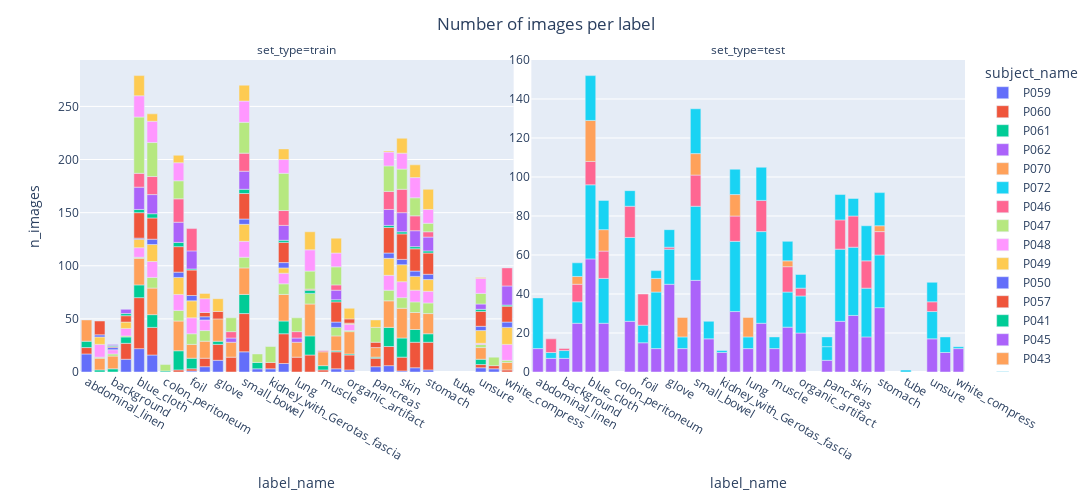

Notebook cell for this chart:
### Code cell
df_images = sqldf(
    """
    SELECT label_name, subject_name, set_type, COUNT(*) AS n_images, SUM(n_pixels) AS n_pixels
    FROM df
    WHERE label_name NOT IN ('unlabeled', 'overlap')
    GROUP BY label_name, subject_name, set_type
"""
)

fig = px.bar(df_images, x="label_name", y="n_images", color="subject_name", facet_col="set_type")
fig.update_layout(title_text="Number of images per label", title_x=0.5)
fig.layout.xaxis.categoryorder = "array"
fig.layout.xaxis.categoryarray = sorted_labels
fig.layout.height = 500
fig.layout.width = 2000
fig.update_yaxes(matches=None, showticklabels=True)
fig.show()

### Figure 1 — Plotly figure (JSON) as saved in the notebook; plotly's stock layout.template omitted (floating-point values rounded to 4 significant figures)
{"data": [{"alignmentgroup": "True", "hovertemplate": "subject_name=P059<br>set_type=train<br>label_name=%{x}<br>n_images=%{y}<extra></extra>", "legendgroup": "P059", "marker": {"color": "#636efa", "pattern": {"shape": ""}}, "name": "P059", "offsetgroup": "P059", "orientation": "v", "showlegend": true, "textposition": "auto", "type": "bar", "x": ["abdominal_linen", "bladder", "blue_cloth", "colon", "foil", "gallbladder", "glove", "small_bowel", "kidney", "kidney_with_Gerotas_fascia", "liver", "omentum", "organic_artifact", "pancreas", "peritoneum", "skin", "spleen", "stomach", "unsure", "major_vein"], "xaxis": "x", "y": [17, 12, 22, 16, 1, 5, 11, 19, 3, 3, 8, 3, 2, 5, 6, 1, 4, 2, 4, 3], "yaxis": "y"}, {"alignmentgroup": "True", "hovertemplate": "subject_name=P060<br>set_type=train<br>label_name=%{x}<br>n_images=%{y}<extra></extra>", "legendgroup": "P060", "marker": {"color": "#EF553B", "pattern": {"shape": ""}}, "name": "P060", "offsetgroup": "P060", "orientation": "v", "showlegend": true, "textposition": "auto", "type": "bar", "x": ["abdominal_linen", "bladder", "blue_cloth", "colon", "fat", "foil", "gallbladder", "glove", "heart", "small_bowel", "kidney_with_Gerotas_fascia", "liver", "lung", "metal", "muscle", "omentum", "organic_artifact", "pancreas", "peritoneum", "skin", "spleen", "stomach", "unsure", "major_vein", "white_compress"], "xaxis": "x", "y": [6, 15, 48, 26, 2, 2, 8, 15, 14, 36, 6, 28, 14, 16, 2, 16, 14, 8, 18, 13, 24, 26, 3, 3, 2], "yaxis": "y"}, {"alignmentgroup": "True", "hovertemplate": "subject_name=P061<br>set_type=train<br>label_name=%{x}<br>n_images=%{y}<extra></extra>", "legendgroup": "P061", "marker": {"color": "#00cc96", "pattern": {"shape": ""}}, "name": "P061", "offsetgroup": "P061", "orientation": "v", "showlegend": true, "textposition": "auto", "type": "bar", "x": ["abdominal_linen", "anorganic_artifact", "background", "bladder", "blue_cloth", "colon", "colon_peritoneum", "fat", "foil", "glove", "small_bowel", "kidney", "liver", "metal", "muscle", "omentum", "organic_artifact", "pancreas", "peritoneum", "skin", "spleen", "stomach", "unsure"], "xaxis": "x", "y": [6, 2, 3, 6, 12, 12, 1, 18, 10, 3, 18, 6, 12, 18, 4, 1, 1, 1, 18, 18, 12, 8, 5], "yaxis": "y"}, {"alignmentgroup": "True", "hovertemplate": "subject_name=P062<br>set_type=test<br>label_name=%{x}<br>n_images=%{y}<extra></extra>", "legendgroup": "P062", "marker": {"color": "#ab63fa", "pattern": {"shape": ""}}, "name": "P062", "offsetgroup": "P062", "orientation": "v", "showlegend": true, "textposition": "auto", "type": "bar", "x": ["abdominal_linen", "anorganic_artifact", "background", "bladder", "blue_cloth", "colon", "fat", "foil", "gallbladder", "glove", "heart", "small_bowel", "kidney", "kidney_with_Gerotas_fascia", "liver", "lung", "metal", "muscle", "omentum", "organic_artifact", "pancreas", "peritoneum", "skin", "spleen", "stomach", "unsure", "major_vein", "white_compress"], "xaxis": "x2", "y": [12, 7, 7, 25, 58, 25, 26, 15, 12, 45, 12, 47, 17, 10, 31, 12, 25, 12, 23, 20, 6, 26, 29, 18, 33, 17, 10, 12], "yaxis": "y2"}, {"alignmentgroup": "True", "hovertemplate": "subject_name=P070<br>set_type=train<br>label_name=%{x}<br>n_images=%{y}<extra></extra>", "legendgroup": "P070", "marker": {"color": "#FFA15A", "pattern": {"shape": ""}}, "name": "P070", "offsetgroup": "P070", "orientation": "v", "showlegend": true, "textposition": "auto", "type": "bar", "x": ["abdominal_linen", "anorganic_artifact", "background", "blue_cloth", "colon", "fat", "foil", "gallbladder", "glove", "heart", "small_bowel", "liver", "lung", "metal", "muscle", "omentum", "organic_artifact", "pancreas", "peritoneum", "skin", "spleen", "stomach", "unsure", "white_compress"], "xaxis": "x", "y": [20, 11, 12, 25, 25, 28, 13, 16, 21, 14, 25, 25, 14, 30, 13, 14, 21, 9, 25, 28, 16, 19, 11, 7], "yaxis": "y"}, {"alignmentgroup": "True", "hovertemplate": "subject_name=P072<br>set_type=test<br>label_name=%{x}<br>n_images=%{y}<extra></extra>", "legendgroup": "P072", "marker": {"color": "#19d3f3", "pattern": {"shape": ""}}, "name": "P072", "offsetgroup": "P072", "orientation": "v", "showlegend": true, "textposition": "auto", "type": "bar", "x": ["abdominal_linen", "anorganic_artifact", "background", "bladder", "blue_cloth", "colon", "fat", "foil", "gallbladder", "glove", "heart", "small_bowel", "kidney", "kidney_with_Gerotas_fascia", "liver", "lung", "metal", "muscle", "omentum", "organic_artifact", "pancreas", "peritoneum", "skin", "spleen", "stomach", "tube", "unsure", "major_vein", "white_compress"], "xaxis": "x2", "y": [26, 3, 4, 11, 38, 23, 43, 9, 29, 18, 6, 38, 9, 1, 36, 6, 47, 6, 18, 19, 7, 37, 35, 25, 27, 1, 14, 8, 1], "yaxis": "y2"}, {"alignmentgroup": "True", "hovertemplate": "subject_name=P046<br>set_type=test<br>label_name=%{x}<br>n_images=%{y}<extra></extra>", "legendgroup": "P046", "marker": {"color": "#FF6692", "pattern": {"shape": ""}}, "name": "P046", "offsetgroup": "P046", "orientation": "v", "showlegend": true, "textposition": "auto", "type": "bar", "x": ["anorganic_artifact", "background", "bladder", "blue_cloth", "colon", "fat", "foil", "glove", "small_bowel", "liver", "metal", "omentum", "organic_artifact", "peritoneum", "skin", "spleen", "stomach", "unsure"], "xaxis": "x2", "y": [7, 1, 9, 12, 14, 16, 16, 1, 16, 13, 16, 13, 4, 15, 16, 14, 12, 5], "yaxis": "y2"}, {"alignmentgroup": "True", "hovertemplate": "subject_name=P047<br>set_type=train<br>label_name=%{x}<br>n_images=%{y}<extra></extra>", "legendgroup": "P047", "marker": {"color": "#B6E880", "pattern": {"shape": ""}}, "name": "P047", "offsetgroup": "P047", "orientation": "v", "showlegend": true, "textposition": "auto", "type": "bar", "x": ["anorganic_artifact", "background", "bladder", "blue_cloth", "colon", "fat", "foil", "gallbladder", "small_bowel", "liver", "metal", "omentum", "organic_artifact", "peritoneum", "skin", "spleen", "stomach", "unsure", "white_compress"], "xaxis": "x", "y": [1, 2, 1, 1, 10, 10, 10, 10, 10, 10, 10, 8, 1, 10, 10, 10, 10, 3, 2], "yaxis": "y"}, {"alignmentgroup": "True", "hovertemplate": "subject_name=P048<br>set_type=train<br>label_name=%{x}<br>n_images=%{y}<extra></extra>", "legendgroup": "P048", "marker": {"color": "#FF97FF", "pattern": {"shape": ""}}, "name": "P048", "offsetgroup": "P048", "orientation": "v", "showlegend": true, "textposition": "auto", "type": "bar", "x": ["anorganic_artifact", "background", "bladder", "blue_cloth", "colon", "fat", "foil", "gallbladder", "small_bowel", "liver", "organic_artifact", "peritoneum", "skin", "spleen", "stomach", "unsure", "white_compress"], "xaxis": "x", "y": [12, 4, 7, 9, 15, 15, 15, 10, 15, 10, 6, 14, 15, 11, 11, 1, 15], "yaxis": "y"}, {"alignmentgroup": "True", "hovertemplate": "subject_name=P049<br>set_type=train<br>label_name=%{x}<br>n_images=%{y}<extra></extra>", "legendgroup": "P049", "marker": {"color": "#FECB52", "pattern": {"shape": ""}}, "name": "P049", "offsetgroup": "P049", "orientation": "v", "showlegend": true, "textposition": "auto", "type": "bar", "x": ["anorganic_artifact", "bladder", "blue_cloth", "colon", "fat", "foil", "small_bowel", "liver", "organic_artifact", "peritoneum", "skin", "spleen", "stomach", "unsure", "white_compress"], "xaxis": "x", "y": [7, 6, 8, 16, 16, 16, 16, 5, 1, 16, 16, 13, 11, 12, 16], "yaxis": "y"}, {"alignmentgroup": "True", "hovertemplate": "subject_name=P050<br>set_type=train<br>label_name=%{x}<br>n_images=%{y}<extra></extra>", "legendgroup": "P050", "marker": {"color": "#636efa", "pattern": {"shape": ""}}, "name": "P050", "offsetgroup": "P050", "orientation": "v", "showlegend": true, "textposition": "auto", "type": "bar", "x": ["anorganic_artifact", "background", "blue_cloth", "colon", "fat", "foil", "gallbladder", "small_bowel", "liver", "omentum", "peritoneum", "skin", "spleen", "stomach", "unsure", "white_compress"], "xaxis": "x", "y": [2, 2, 1, 5, 5, 5, 3, 5, 5, 5, 5, 5, 5, 5, 4, 5], "yaxis": "y"}, {"alignmentgroup": "True", "hovertemplate": "subject_name=P057<br>set_type=train<br>label_name=%{x}<br>n_images=%{y}<extra></extra>", "legendgroup": "P057", "marker": {"color": "#EF553B", "pattern": {"shape": ""}}, "name": "P057", "offsetgroup": "P057", "orientation": "v", "showlegend": true, "textposition": "auto", "type": "bar", "x": ["anorganic_artifact", "background", "bladder", "blue_cloth", "colon", "fat", "foil", "gallbladder", "glove", "small_bowel", "liver", "omentum", "organic_artifact", "pancreas", "peritoneum", "skin", "spleen", "stomach", "unsure", "white_compress"], "xaxis": "x", "y": [13, 1, 6, 24, 20, 24, 24, 4, 7, 24, 19, 19, 4, 5, 24, 24, 21, 20, 14, 15], "yaxis": "y"}, {"alignmentgroup": "True", "hovertemplate": "subject_name=P041<br>set_type=train<br>label_name=%{x}<br>n_images=%{y}<extra></extra>", "legendgroup": "P041", "marker": {"color": "#00cc96", "pattern": {"shape": ""}}, "name": "P041", "offsetgroup": "P041", "orientation": "v", "showlegend": true, "textposition": "auto", "type": "bar", "x": ["background", "bladder", "blue_cloth", "colon", "fat", "foil", "small_bowel", "liver", "metal", "omentum", "peritoneum", "skin", "spleen", "stomach", "unsure", "white_compress"], "xaxis": "x", "y": [1, 2, 3, 4, 4, 1, 4, 2, 3, 2, 2, 2, 2, 2, 2, 1], "yaxis": "y"}, {"alignmentgroup": "True", "hovertemplate": "subject_name=P045<br>set_type=train<br>label_name=%{x}<br>n_images=%{y}<extra></extra>", "legendgroup": "P045", "marker": {"color": "#ab63fa", "pattern": {"shape": ""}}, "name": "P045", "offsetgroup": "P045", "orientation": "v", "showlegend": true, "textposition": "auto", "type": "bar", "x": ["background", "bladder", "blue_cloth", "colon", "fat", "foil", "heart", "small_bowel", "liver", "lung", "omentum", "peritoneum", "skin", "spleen", "stomach", "unsure", "white_compress"], "xaxis": "x", "y": [1, 4, 21, 18, 19, 17, 4, 17, 14, 4, 9, 15, 18, 15, 13, 5, 18], "yaxis": "y"}, {"alignmentgroup": "True", "hovertemplate": "subject_name=P043<br>set_type=test<br>label_name=%{x}<br>n_images=%{y}<extra></extra>", "legendgroup": "P043", "marker": {"color": "#FFA15A", "pattern": {"shape": ""}}, "name": "P043", "offsetgroup": "P043", "orientation": "v", "showlegend": true, "textposition": "auto", "type": "bar", "x": ["bladder", "blue_cloth", "colon", "gallbladder", "heart", "small_bowel", "liver", "lung", "omentum", "stomach"], "xaxis": "x2", "y": [4, 21, 11, 7, 10, 11, 11, 10, 3, 3], "yaxis": "y2"}, {"alignmentgroup": "True", "hovertemplate": "subject_name=P068<br>set_type=test<br>label_name=%{x}<br>n_images=%{y}<extra></extra>", "legendgroup": "P068", "marker": {"color": "#19d3f3", "pattern": {"shape": ""}}, "name": "P068", "offsetgroup": "P068", "orientation": "v", "showlegend": true, "textposition": "auto", "type": "bar", "x": ["bladder", "blue_cloth", "colon", "fat", "gallbladder", "glove", "small_bowel", "liver", "metal", "omentum", "organic_artifact", "pancreas", "peritoneum", "skin", "spleen", "stomach", "unsure"], "xaxis": "x2", "y": [7, 23, 15, 8, 4, 9, 23, 13, 17, 10, 7, 5, 13, 9, 18, 17, 10], "yaxis": "y2"}, {"alignmentgroup": "True", "hovertemplate": "subject_name=P044<br>set_type=train<br>label_name=%{x}<br>n_images=%{y}<extra></extra>", "legendgroup": "P044", "marker": {"color": "#FF6692", "pattern": {"shape": ""}}, "name": "P044", "offsetgroup": "P044", "orientation": "v", "showlegend": true, "textposition": "auto", "type": "bar", "x": ["blue_cloth", "colon", "fat", "foil", "heart", "small_bowel", "liver", "lung", "metal", "muscle", "omentum", "peritoneum", "skin", "spleen", "stomach", "white_compress"], "xaxis": "x", "y": [13, 17, 22, 21, 6, 17, 14, 6, 1, 1, 5, 17, 22, 14, 5, 17], "yaxis": "y"}, {"alignmentgroup": "True", "hovertemplate": "subject_name=P058<br>set_type=train<br>label_name=%{x}<br>n_images=%{y}<extra></extra>", "legendgroup": "P058", "marker": {"color": "#B6E880", "pattern": {"shape": ""}}, "name": "P058", "offsetgroup": "P058", "orientation": "v", "showlegend": true, "textposition": "auto", "type": "bar", "x": ["blue_cloth", "colon", "colon_peritoneum", "fat", "heart", "small_bowel", "kidney", "kidney_with_Gerotas_fascia", "liver", "lung", "metal", "omentum", "pancreas", "peritoneum", "skin", "spleen", "stomach", "unsure", "major_vein"], "xaxis": "x", "y": [53, 32, 6, 17, 13, 29, 8, 15, 35, 13, 17, 17, 14, 24, 19, 17, 8, 10, 8], "yaxis": "y"}, {"alignmentgroup": "True", "hovertemplate": "subject_name=P069<br>set_type=train<br>label_name=%{x}<br>n_images=%{y}<extra></extra>", "legendgroup": "P069", "marker": {"color": "#FF97FF", "pattern": {"shape": ""}}, "name": "P069", "offsetgroup": "P069", "orientation": "v", "showlegend": true, "textposition": "auto", "type": "bar", "x": ["blue_cloth", "colon", "fat", "gallbladder", "small_bowel", "liver", "metal", "omentum", "peritoneum", "skin", "spleen", "stomach", "unsure"], "xaxis": "x", "y": [20, 20, 17, 13, 20, 13, 20, 13, 13, 15, 19, 13, 14], "yaxis": "y"}, {"alignmentgroup": "True", "hovertemplate": "subject_name=P071<br>set_type=train<br>label_name=%{x}<br>n_images=%{y}<extra></extra>", "legendgroup": "P071", "marker": {"color": "#FECB52", "pattern": {"shape": ""}}, "name": "P071", "offsetgroup": "P071", "orientation": "v", "showlegend": true, "textposition": "auto", "type": "bar", "x": ["blue_cloth", "colon", "fat", "gallbladder", "glove", "small_bowel", "liver", "metal", "omentum", "organic_artifact", "pancreas", "peritoneum", "skin", "spleen", "stomach", "unsure"], "xaxis": "x", "y": [19, 7, 7, 5, 12, 15, 10, 17, 14, 10, 7, 1, 14, 12, 19, 1], "yaxis": "y"}], "layout": {"annotations": [{"font": {}, "showarrow": false, "text": "set_type=train", "x": 0.245, "xanchor": "center", "xref": "paper", "y": 1, "yanchor": "bottom", "yref": "paper"}, {"font": {}, "showarrow": false, "text": "set_type=test", "x": 0.755, "xanchor": "center", "xref": "paper", "y": 1, "yanchor": "bottom", "yref": "paper"}], "barmode": "relative", "height": 500, "legend": {"title": {"text": "subject_name"}, "tracegroupgap": 0}, "margin": {"t": 60}, "title": {"text": "Number of images per label", "x": 0.5}, "width": 2000, "xaxis": {"anchor": "y", "categoryarray": ["abdominal_linen", "anorganic_artifact", "background", "bladder", "blue_cloth", "colon", "colon_peritoneum", "fat", "foil", "gallbladder", "glove", "heart", "small_bowel", "kidney", "kidney_with_Gerotas_fascia", "liver", "lung", "metal", "muscle", "omentum", "organic_artifact", "overlap", "pancreas", "peritoneum", "skin", "spleen", "stomach", "syringe", "tube", "unlabeled", "unsure", "major_vein", "white_compress"], "categoryorder": "array", "domain": [0, 0.49], "title": {"text": "label_name"}}, "xaxis2": {"anchor": "y2", "domain": [0.51, 1], "matches": "x", "title": {"text": "label_name"}}, "yaxis": {"anchor": "x", "domain": [0, 1], "showticklabels": true, "title": {"text": "n_images"}}, "yaxis2": {"anchor": "x2", "domain": [0, 1], "showticklabels": true}}}
